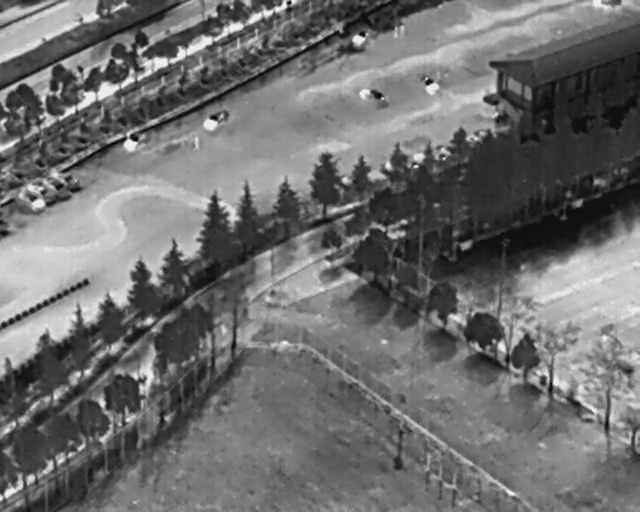
#> input picture data/examples/thermal_sample_1.jpg, 640 x 512 px
$ python -i augmentations.py   (imports and definitions only)
#> lines starting #> are read from the running program, lines starting #| are printed output that depends on the picture
#> further down, picture is the input picture: shape (512, 640, 3); min 1, max 251, mean 109.9
"""
SAR (Search and Rescue) Augmentations for thermal/infrared UAV imagery.
Simulates adverse environmental conditions: snow, fog/smoke.
"""

import numpy as np
import cv2
from typing import Tuple


class SnowEffect:
    """
    Realistic snow effect - ground snow coverage with minimal falling snow.
    Simulates winter conditions that make human detection challenging.
    """

    def __init__(self, snow_coef: float = 0.6):
        """
        Args:
            snow_coef: Intensity of snow effect (0.0-1.0)
        """
        self.snow_coef = snow_coef

    def __call__(self, img: np.ndarray) -> np.ndarray:
        """Apply snow effect to image."""
        h, w = img.shape[:2]
#> h = 512; w = 640

        # Convert grayscale to BGR if needed
        if len(img.shape) == 2:
            img = cv2.cvtColor(img, cv2.COLOR_GRAY2BGR)

        result = img.astype(np.float32)

        # Create snow ground texture using multi-scale noise
        # Large patches (main snow coverage)
        large_noise = cv2.resize(
            np.random.randn(h // 20, w // 20).astype(np.float32),
            (w, h),
            interpolation=cv2.INTER_CUBIC
        )
        large_noise = cv2.GaussianBlur(large_noise, (21, 21), 0)

        # Medium details (snow drifts)
        medium_noise = cv2.resize(
            np.random.randn(h // 8, w // 8).astype(np.float32),
            (w, h),
            interpolation=cv2.INTER_CUBIC
        )
        medium_noise = cv2.GaussianBlur(medium_noise, (11, 11), 0)

        # Fine details (snow texture)
        fine_noise = cv2.resize(
            np.random.randn(h // 4, w // 4).astype(np.float32),
            (w, h),
            interpolation=cv2.INTER_CUBIC
        )
        fine_noise = cv2.GaussianBlur(fine_noise, (5, 5), 0)

        # Combine scales
        snow_texture = 0.5 * large_noise + 0.3 * medium_noise + 0.2 * fine_noise

        # Normalize to 0-1
        snow_texture = (snow_texture - snow_texture.min()) / (snow_texture.max() - snow_texture.min() + 1e-8)

        # Threshold to create snow patches (not uniform coverage)
        snow_mask = np.clip((snow_texture - 0.3) * 2, 0, 1)
        snow_mask = snow_mask ** 0.7

        # Apply white snow to ground
        snow_color = 240
        for c in range(3):
            snow_layer = result[:, :, c] * (1 - snow_mask * self.snow_coef) + snow_color * snow_mask * self.snow_coef
            result[:, :, c] = snow_layer
#> this loop made 3 passes
#> pass 1, in __call__, `snow_layer = result[:, :, c] * (1 - snow_mask * self.snow_coef) + snow..`:
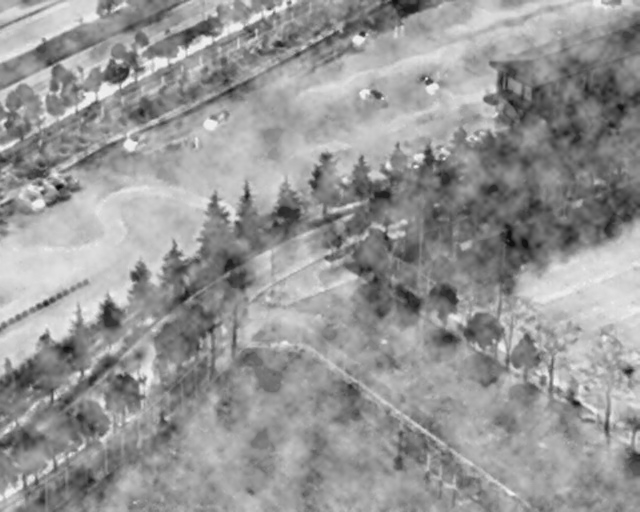
#> snow_layer: shape (512, 640) float32; min 7, max 248, mean 150.9

        # Add minimal falling snow (sparse)
        num_flakes = int(self.snow_coef * 800)
        for _ in range(num_flakes):
            x = np.random.randint(0, w)
            y = np.random.randint(0, h)
            radius = np.random.randint(1, 3)
            brightness = np.random.randint(200, 255)
            cv2.circle(result, (x, y), radius, (brightness, brightness, brightness), -1)
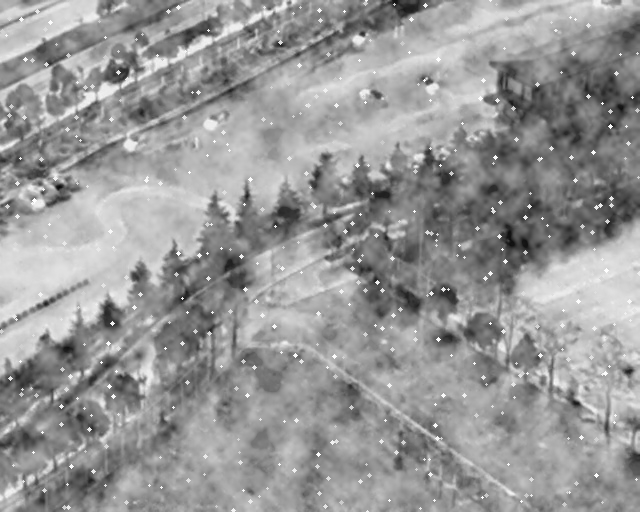
#> result: shape (512, 640, 3) float32; min 7, max 254, mean 151.9

        # Slight blur for atmospheric effect
        result = cv2.GaussianBlur(result.astype(np.uint8), (3, 3), 0)

        return result


class SmokeFireEffect:
    """
    Dense white/gray smoke clouds - foggy appearance.
    Simulates fire/smoke conditions in search and rescue scenarios.
    """

    # [87 lines left out: functions __init__, __call__, apply_snow, apply_smoke, apply_random_perturbation, not called in this run]

>>> import cv2
>>> picture = cv2.imread('../data/examples/thermal_sample_1.jpg')
>>> result = SnowEffect()(picture)
